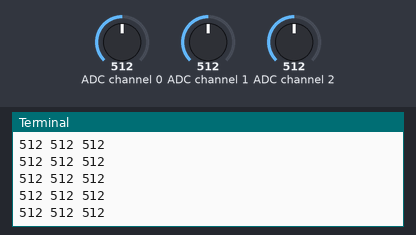
The program below on a simulated Raspberry Pi (BCM pin numbers). Shown: the last lines printed to the terminal. The inputs (shaded band) are chosen by the test bench; at power-on: ADC channel 0 = 512, ADC channel 1 = 512, ADC channel 2 = 512 (analog values on the 0–1023 scale).

Above: at 1.2 s.
1.3 s: ADC channel 0 set to 716
At 1.8 s:
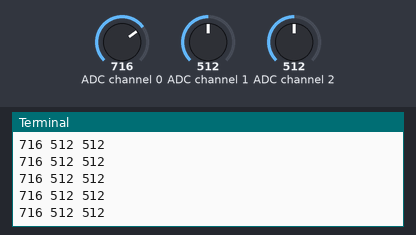
2.8 s: ADC channel 1 set to 716
At 3.6 s:
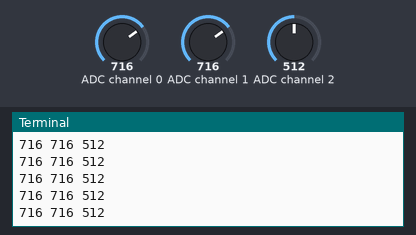
4.3 s: ADC channel 2 set to 716
At 5.0 s:
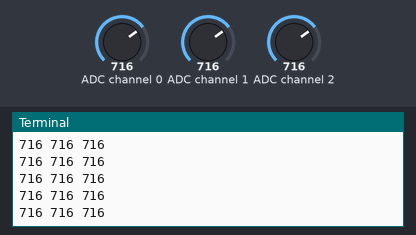
5.8 s: ADC channel 0 set to 900
At 6.3 s:
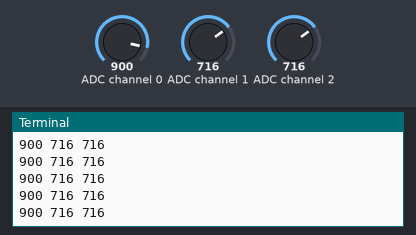
7.3 s: ADC channel 1 set to 900
At 8.1 s:
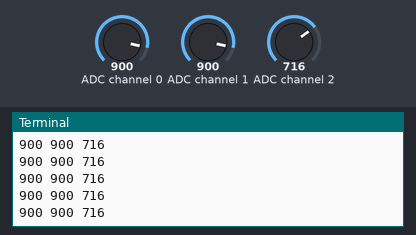
8.8 s: ADC channel 2 set to 900
At 9.8 s:
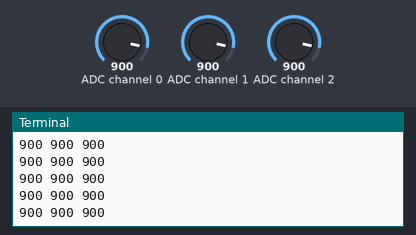
Timing chart, 0 to 11.3 s (numbered marks = the images above; inputs shaded):
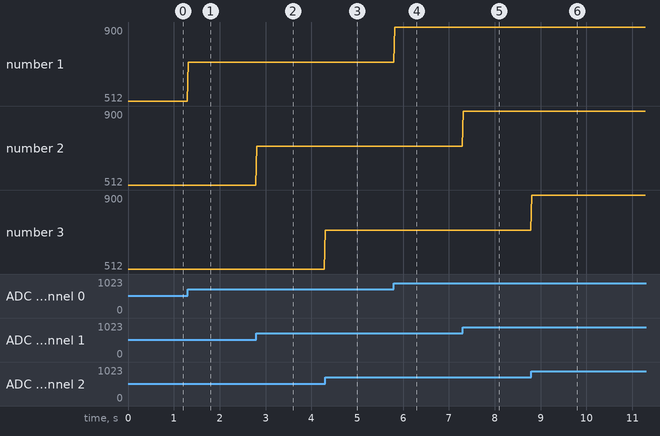

Measured:
- after the input at 1.3 s, the terminal: prints a new line at once (image 1)
- after the input at 2.8 s, the terminal: prints a new line at once (image 2)
- after the input at 4.3 s, the terminal: prints a new line at once (image 3)
- after the input at 5.8 s, the terminal: prints a new line at once (image 4)
- after the input at 7.3 s, the terminal: prints a new line at once (image 5)
- after the input at 8.8 s, the terminal: prints a new line at once (image 6)
- plotted number 1: 512 → 716 after the input at 1.3 s, 716 → 900 after the input at 5.8 s

The program:

pyth.py
```python
from time import sleep
import sys, json
import Adafruit_GPIO.SPI as SPI
import Adafruit_MCP3008

def main():
    CLK  = 18
    MISO = 23
    MOSI = 24
    CS   = 25
    SPI_PORT   = 0
    SPI_DEVICE = 0
    mcp = Adafruit_MCP3008.MCP3008(spi=SPI.SpiDev(SPI_PORT, SPI_DEVICE))
    while True:
        adcR = mcp.read_adc(0)
        adcG = mcp.read_adc(1)
        adcB = mcp.read_adc(2)
        print str(adcR) + " " + str(adcG) + " " + str(adcB)
        sys.stdout.flush()
        sleep(0.02)

# Start process
if __name__ == '__main__':
    main()
```
